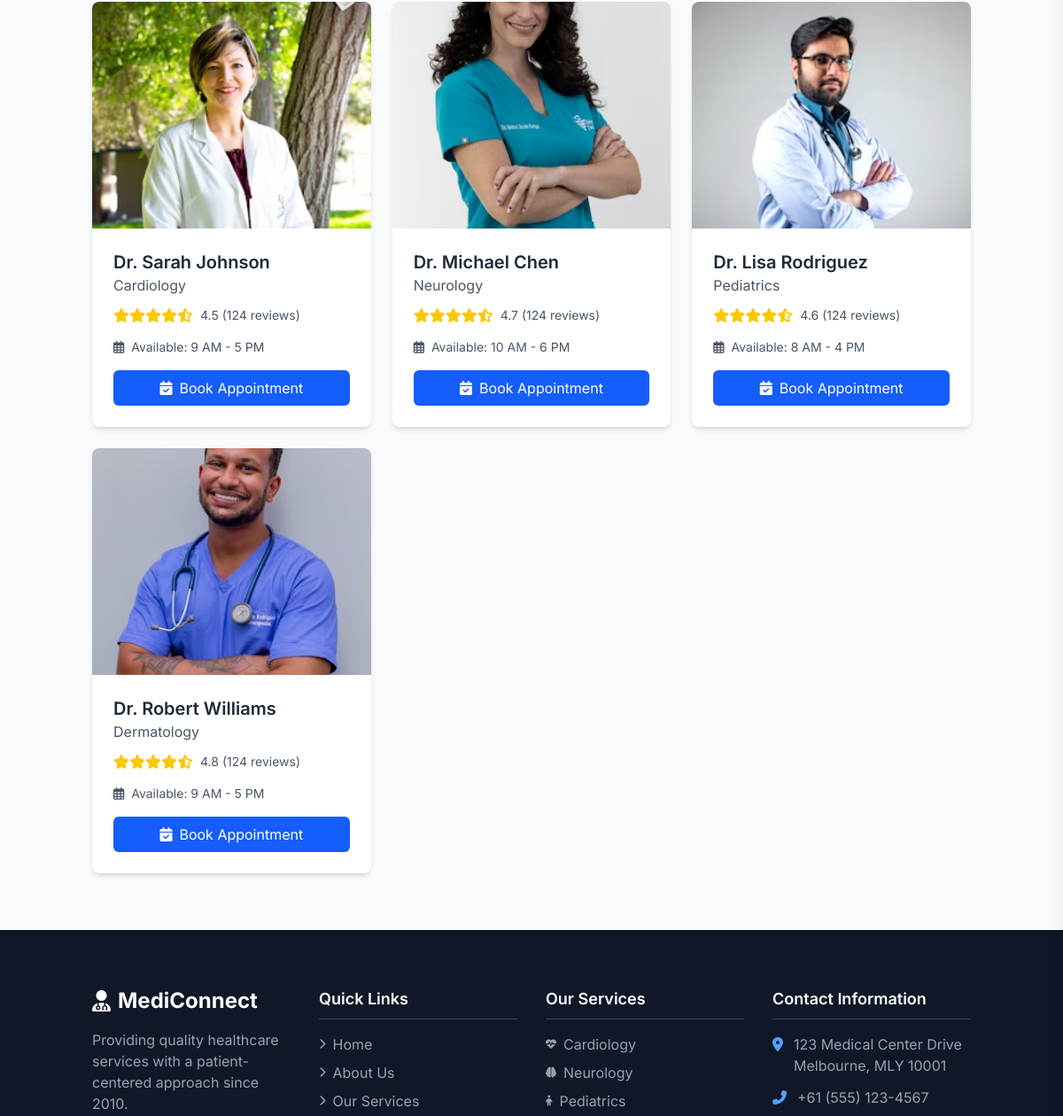
/doctors (middle part), run on an earlier commit of the app's database.
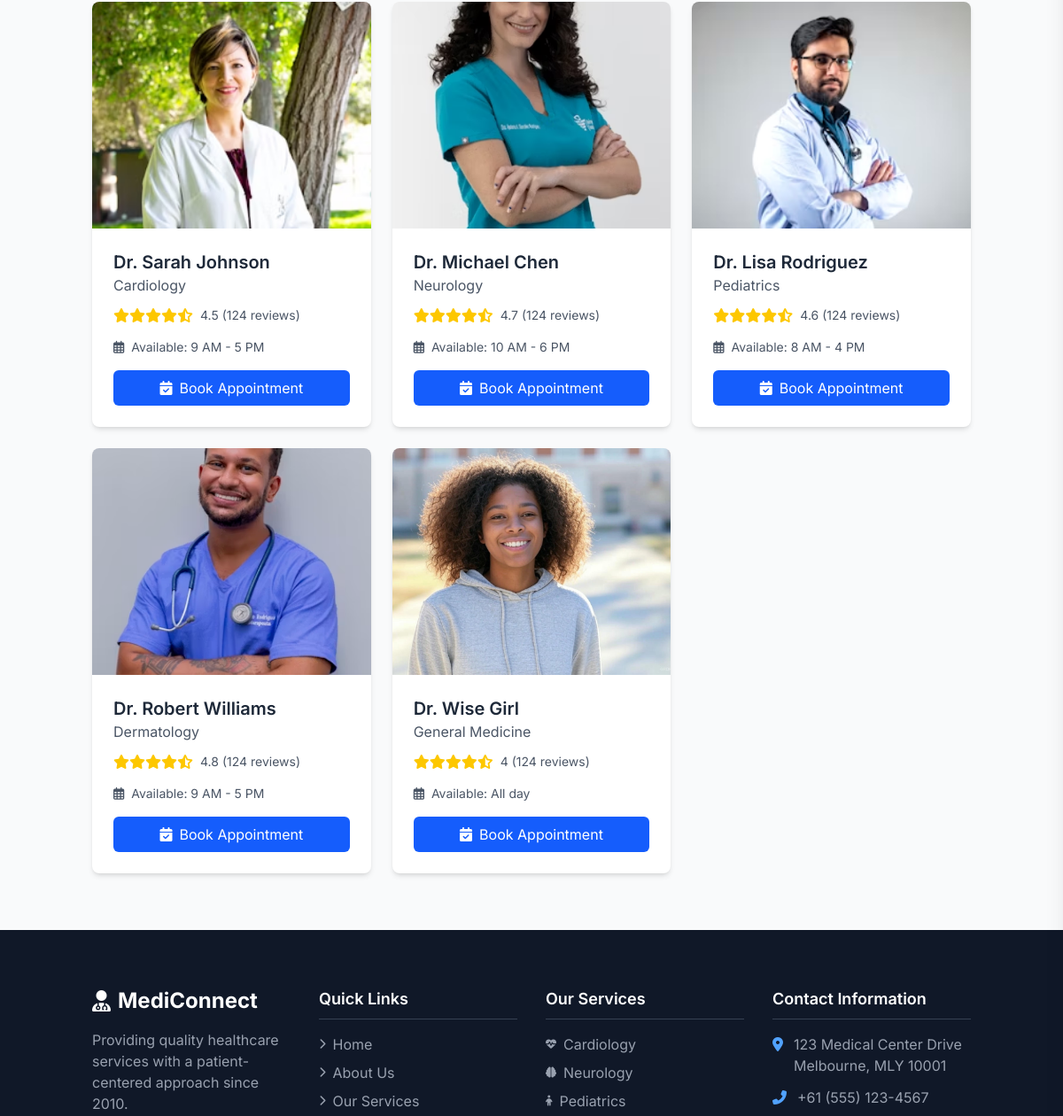
And on a later commit of the database.
### models/models.py (models this page shows, shortened)
class Doctor(db.Model):
    id = db.Column(db.Integer, primary_key=True)
    name = db.Column(db.String(100), nullable=False)
    department_id = db.Column(db.Integer, db.ForeignKey('department.id'), nullable=False)  # Foreign key to Department
    image_url = db.Column(db.String(300), nullable=False)
    rating = db.Column(db.String(300), nullable=False)  # Doctor's rating
    work_hours = db.Column(db.String(300), nullable=False)  # Working hours of the doctor
    appointments = db.relationship('Appointment', backref='doctor', lazy=True)

class Department(db.Model):
    id = db.Column(db.Integer, primary_key=True)
    name = db.Column(db.String(100), nullable=False)
    image_url = db.Column(db.String(100), nullable=True)  # Optional image URL for department
    doctors = db.relationship('Doctor', backref='department', lazy=True)

### app.py (the view)
@app.route('/doctors', methods=['GET'])
def doctors():
    departments = Department.query.all()
    doctors = Doctor.query.all()
    return render_template('doctors.html', doctors=doctors, departments=departments)

### templates/doctors.html (shortened to what this page needs)
{% extends "base.html" %}
{% block content %}
<section class="doctors-section py-16 bg-gray-50">
    <div class="container mx-auto px-4">
        <div class="grid grid-cols-1 sm:grid-cols-2 lg:grid-cols-3 xl:grid-cols-4 gap-6">
            {% for doctor in doctors %}
            <div
                class="bg-white rounded-lg shadow-md overflow-hidden transition-transform hover:shadow-lg hover:-translate-y-1">
                <div class="relative">
                    <img src="{{ url_for('static', filename='uploads/'+doctor.image_url) }}" alt="Dr. Sarah Johnson"
                        class="w-full h-64 object-cover object-center">
                </div>
                <div class="p-6">
                    <h3 class="text-xl font-semibold text-gray-800">{{ doctor.name }}</h3>
                    <p class="text-gray-600 mb-3">{{ doctor.department.name }}</p>
                    <div class="flex items-center mb-4">
                        <div class="flex text-yellow-400">
                            <i class="fas fa-star"></i>
                            <i class="fas fa-star"></i>
                            <i class="fas fa-star"></i>
                            <i class="fas fa-star"></i>
                            <i class="fas fa-star-half-alt"></i>
                        </div>
                        <span class="text-gray-600 text-sm ml-2">{{ doctor.rating }} (124 reviews)</span>
                    </div>
                    <div class="flex items-center text-sm text-gray-600 mb-4">
                        <i class="far fa-calendar-alt mr-2"></i>
                        <span>Available: {{ doctor.work_hours }}</span>
                    </div>
                    <a href="{{ url_for('book_appointment', doctor_id=doctor.id) }}"
                        class="w-full bg-blue-600 text-white py-2 rounded-md hover:bg-blue-700 transition flex items-center justify-center gap-2">
                        <i class="fas fa-calendar-check"></i> Book Appointment
                    </a>
                </div>
            </div>
            {% endfor %}
        </div>
    </div>
</section>
{% endblock %}

What changed in the data, as far as the page shows it:
added Doctor: image_url (picture), name "Dr. Wise Girl", department.name "General Medicine", rating "4", work_hours "All day"
